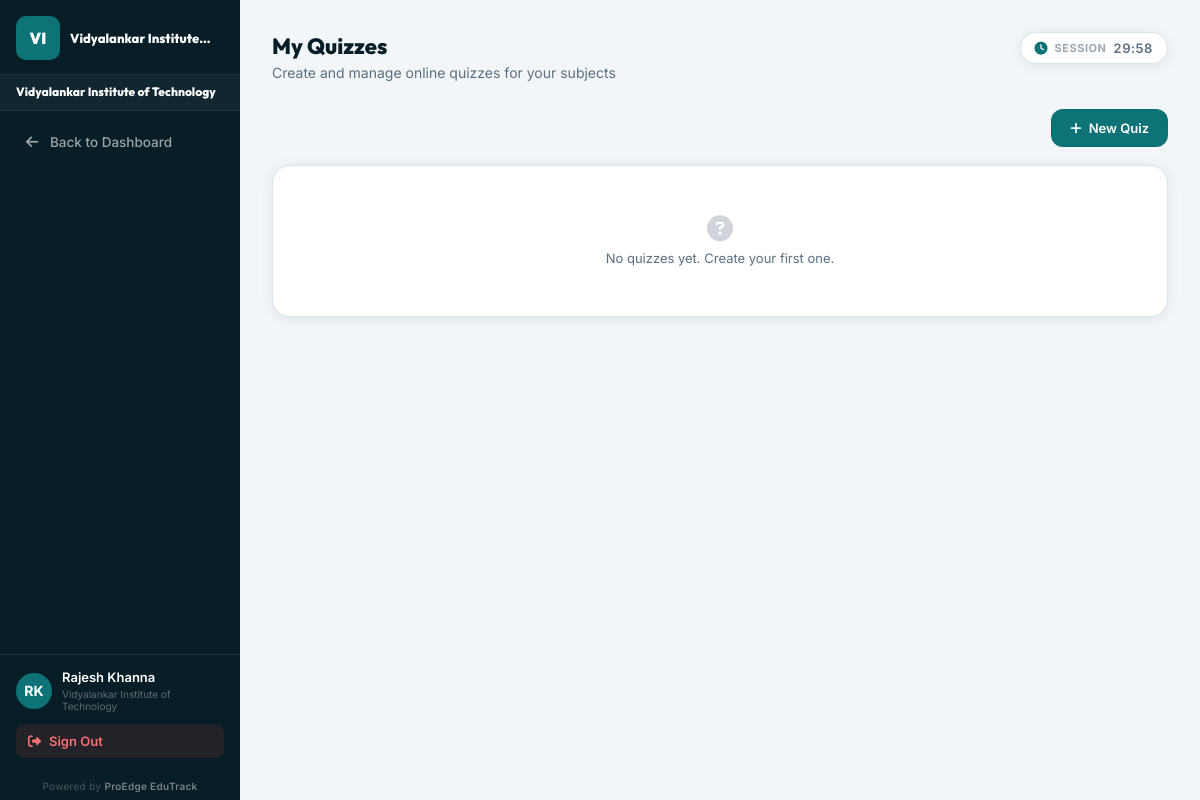
The app's page /dashboard/faculty/quiz/ (signed in) with its own data.
### students/models.py (models this page shows, shortened)
class College(models.Model):
    name = models.CharField(max_length=150, unique=True)
    code = models.CharField(max_length=30, unique=True)
    city = models.CharField(max_length=100, blank=True)
    state = models.CharField(max_length=100, blank=True)
    logo = models.ImageField(upload_to='college_logos/', null=True, blank=True)
    student_id_rule = models.CharField(max_length=100, default='{YEAR}-{CODE}-{DEPT}-{SERIAL}')
    faculty_id_rule = models.CharField(max_length=100, default='FAC-{CODE}-{SERIAL}')
    email = models.EmailField(null=True, blank=True)
    website = models.URLField(null=True, blank=True)
    is_active = models.BooleanField(default=True)
    created_at = models.DateTimeField(auto_now_add=True)

### students/views/_legacy.py (the view)
# urls.py: path('dashboard/faculty/quiz/', views.faculty_quiz_list, name='faculty_quiz_list'),
@login_required
def faculty_quiz_list(request):
    faculty = get_object_or_404(Faculty, user=request.user)
    subject_ids = FacultySubject.objects.filter(faculty=faculty).values_list('subject_id', flat=True)
    quizzes = Quiz.objects.filter(subject_id__in=subject_ids).select_related('subject').order_by('-created_at')
    return render(request, 'faculty/quiz_list.html', {'quizzes': quizzes, 'faculty': faculty})

### students/context_processors.py (called while the page is built)
def college_branding(request):
    if not request.user.is_authenticated or request.user.is_superuser:
        return {}
    try:
        role = UserRole.objects.select_related('college').get(user=request.user)
        college = role.college
    except UserRole.DoesNotExist:
        return {}
    if not college:
        return {'college': None, 'branding': None}
    branding, _ = CollegeBranding.objects.get_or_create(college=college)
    return {'college': college, 'branding': branding}

### templates/faculty/quiz_list.html (shortened to what this page needs)
{% extends 'dashboards/base_dashboard.html' %}
{% block page_title %}My Quizzes{% endblock %}
{% block page_sub %}Create and manage online quizzes for your subjects{% endblock %}
{% block sidebar_links %}
<a href="{% url 'faculty_dashboard' %}" class="sb-link"><i class="fas fa-arrow-left"></i> Back to Dashboard</a>
{% endblock %}
{% block dashboard_content %}
<div style="display:flex;justify-content:flex-end;margin-bottom:18px">
  <a href="{% url 'faculty_quiz_create' %}" class="qa-btn qa-teal"><i class="fas fa-plus"></i> New Quiz</a>
</div>
{% if quizzes %}
<div class="d-card">
  <div class="table-scroll">
    <table class="dtable">
      <thead><tr><th>Title</th><th>Subject</th><th>Duration</th><th>Marks</th><th>Status</th><th>Actions</th></tr></thead>
      <tbody>
        {% for q in quizzes %}
        <tr>
          <td style="font-weight:600;color:var(--deep)">{{ q.title }}</td>
          <td style="color:var(--muted)">{{ q.subject.name }} ({{ q.subject.code }})</td>
          <td>{{ q.duration_minutes }} min</td>
          <td>{{ q.total_marks }}</td>
          <td>
            {% if q.is_active %}
            <span class="dbadge dbadge-active">Active</span>
            {% else %}
            <span class="dbadge" style="background:#f3f4f6;color:var(--muted)">Draft</span>
            {% endif %}
          </td>
          <td>
            <div style="display:flex;gap:6px">
              <a href="{% url 'faculty_quiz_edit' q.pk %}" class="btn-sm btn-sm-teal"><i class="fas fa-pen"></i> Edit</a>
              <a href="{% url 'faculty_quiz_results' q.pk %}" class="btn-sm btn-sm-deep"><i class="fas fa-chart-bar"></i> Results</a>
            </div>
          </td>
        </tr>
        {% endfor %}
      </tbody>
    </table>
  </div>
</div>
{% else %}
<div class="d-card"><div class="empty"><i class="fas fa-circle-question"></i>No quizzes yet. Create your first one.</div></div>
{% endif %}
{% endblock %}

### templates/dashboards/base_dashboard.html (shortened to what this page needs)
{% extends 'base.html' %}
{% load static %}
{% block body %}
<div class="db-layout">
  <aside class="db-sidebar" id="db-sidebar">
    <div class="sb-head">
      {% if college and college.logo %}
        <img src="{{ college.logo.url }}" alt="{{ college.name }}" class="sb-college-logo"/>
        <button class="sb-close" id="sb-close" aria-label="Close menu"><i class="fas fa-times"></i></button>
      {% elif college %}
        <div class="sb-college-initials">{{ college.code|slice:":2"|upper }}</div>
        <div class="sb-college-head-name">{{ college.name|truncatechars:22 }}</div>
      {% else %}
        <div style="font-family:'Outfit',sans-serif;font-size:20px;font-weight:900;color:#fff">Edu<span style="color:var(--teal-lt)">Track</span></div>
        <button class="sb-close" id="sb-close" aria-label="Close menu"><i class="fas fa-times"></i></button>
      {% endif %}
    </div>
    {% if college %}
    <div class="sb-college-banner">
      <div class="sb-college-name">{{ college.name }}</div>
    </div>
    {% endif %}
    <nav class="sb-nav">
      {% block sidebar_links %}{% endblock %}
    </nav>
    <div class="sb-foot">
      <div class="sb-user">
        <div class="sb-avatar">{{ request.user.first_name|first|upper }}{{ request.user.last_name|first|upper }}</div>
        <div class="sb-user-info">
          <div class="sb-user-name">{{ request.user.get_full_name|default:request.user.username }}</div>
          {% if college %}<div class="sb-user-college">{{ college.name }}</div>{% endif %}
        </div>
      </div>
      <a href="{% url 'logout' %}" class="sb-logout">
        <i class="fas fa-sign-out-alt"></i> Sign Out
      </a>
    </div>
    <div class="sb-powered">Powered by <span>ProEdge EduTrack</span></div>
  </aside>
  <main class="db-main">
    <div class="db-page-head">
      <div class="db-page-head-row">
        <div>
          <h1 class="db-page-title">{% block page_title %}Dashboard{% endblock %}</h1>
          <p class="db-page-sub">{% block page_sub %}Welcome back, {{ request.user.first_name|default:request.user.username }}{% endblock %}</p>
        </div>
        <div class="topbar-session-timer{% if request.is_college_admin %} admin-timer-hidden{% endif %}" id="sb-session-timer" title="Session time remaining">
          <i class="fas fa-clock"></i>
          <span class="timer-label">Session</span>
          <span id="sb-timer-display" style="font-variant-numeric:tabular-nums;letter-spacing:.5px">--:--</span>
        </div>
      </div>
    </div>
    {% block dashboard_content %}{% endblock %}
  </main>
</div>
{% endblock %}

### templates/base.html (style rules this page uses)
*,*::before,*::after { margin:0;padding:0;box-sizing:border-box }
:root { --teal:#0d7377;--teal-lt:#14a085;--teal-dk:#095c60; --gold:#e6a817;--gold-lt:#f5c842; --deep:#071e26;--deep2:#0b2d38; --bg:#f2f6f8;--surface:#fff;--surface2:#e8f0f3; --border:#d8e4ea;--text:#0d1f2d;--muted:#5a7080; --green:#10b981;--red:#ef4444;--warning:#f59e0b; --sh:0 2px 14px rgba(7,30,38,.08); --sh-md:0 6px 28px rgba(7,30,38,.12); --r:10px;--r-lg:18px; }
html { scroll-behavior:smooth }
body { font-family:'Inter',sans-serif;background:var(--bg);color:var(--text);min-height:100vh }
a { text-decoration:none }

### templates/dashboards/base_dashboard.html (style rules this page uses)
.db-layout { display:flex;min-height:100vh }
.db-sidebar { width:240px;background:var(--deep);color:#fff;display:flex;flex-direction:column;flex-shrink:0;position:sticky;top:0;height:100vh;overflow-y:auto;transition:transform .3s ease }
.sb-head { padding:16px 16px 14px;border-bottom:1px solid rgba(255,255,255,.08);display:flex;align-items:center;gap:10px;min-height:72px }
.sb-college-initials { width:44px;height:44px;border-radius:10px;background:var(--teal);display:flex;align-items:center;justify-content:center;font-family:'Outfit',sans-serif;font-size:16px;font-weight:900;color:#fff;flex-shrink:0 }
.sb-college-head-name { font-family:'Outfit',sans-serif;font-size:13px;font-weight:800;color:#fff;line-height:1.3;flex:1;min-width:0;word-break:break-word }
.sb-nav { padding:14px 12px;flex:1 }
.sb-foot { padding:14px 16px;border-top:1px solid rgba(255,255,255,.08) }
.sb-user { display:flex;align-items:center;gap:10px;margin-bottom:12px }
.sb-avatar { width:36px;height:36px;border-radius:50%;background:var(--teal);display:flex;align-items:center;justify-content:center;font-size:14px;font-weight:700;color:#fff;flex-shrink:0 }
.sb-user-name { font-size:13px;font-weight:600;color:#fff;line-height:1.3 }
.sb-user-college { font-size:10px;color:rgba(255,255,255,.35);margin-top:2px }
.sb-logout { display:flex;align-items:center;gap:8px;padding:9px 12px;border-radius:8px;background:rgba(239,68,68,.12);color:#f87171;font-size:13px;font-weight:600;text-decoration:none;transition:background .2s }
.sb-college-banner { padding:9px 16px 10px;border-bottom:1px solid rgba(255,255,255,.08);background:rgba(255,255,255,.04) }
.sb-college-name { font-family:'Outfit',sans-serif;font-size:12px;font-weight:800;color:#fff;line-height:1.3;word-break:break-word }
.sb-powered { padding:8px 16px;font-size:10px;color:rgba(255,255,255,.25);text-align:center;letter-spacing:.3px }
.sb-powered span { color:rgba(255,255,255,.45);font-weight:600 }
.topbar-session-timer { display:flex;align-items:center;gap:7px;font-size:13px;font-weight:600;color:var(--muted);padding:7px 14px;border-radius:99px;background:#fff;border:1px solid var(--border);box-shadow:var(--sh);transition:all .3s;white-space:nowrap;flex-shrink:0 }
.topbar-session-timer i { font-size:13px;color:var(--teal) }
.topbar-session-timer .timer-label { font-size:11px;font-weight:700;text-transform:uppercase;letter-spacing:.5px;opacity:.6 }
.db-page-head-row { display:flex;align-items:flex-start;justify-content:space-between;gap:16px;flex-wrap:wrap }
.db-main { flex:1;padding:32px;min-width:0;background:var(--bg) }
.db-page-head { margin-bottom:28px }
.db-page-title { font-family:'Outfit',sans-serif;font-size:22px;font-weight:800;color:var(--deep);margin-bottom:4px }
.db-page-sub { font-size:14px;color:var(--muted) }
.sb-link { display:flex;align-items:center;gap:10px;padding:9px 12px;border-radius:8px;color:rgba(255,255,255,.6);font-size:13.5px;font-weight:500;text-decoration:none;transition:all .2s;margin-bottom:2px }
.sb-link i { width:16px;text-align:center;font-size:14px;flex-shrink:0 }
.d-card { background:#fff;border:1px solid var(--border);border-radius:var(--r-lg);box-shadow:var(--sh);padding:22px;margin-bottom:22px }
.empty { text-align:center;padding:28px 0;color:var(--muted);font-size:13px }
.empty i { font-size:26px;display:block;margin-bottom:8px;color:#d1d5db }
.qa-btn { display:inline-flex;align-items:center;gap:7px;padding:10px 18px;border-radius:12px;font-size:13px;font-weight:600;text-decoration:none;transition:all .25s;border:1px solid rgba(0,0,0,.05) }
.qa-teal { background:var(--teal);color:#fff }

### records on screen
College: code "VI", name "Vidyalankar Institute…", name "Vidyalankar Institute of Technology"

### other values on screen
{{ request.user.first_name|first|upper }} "R"
{{ request.user.last_name|first|upper }} "K"
{{ request.user.get_full_name|default:request.user.username }} "Rajesh Khanna"
